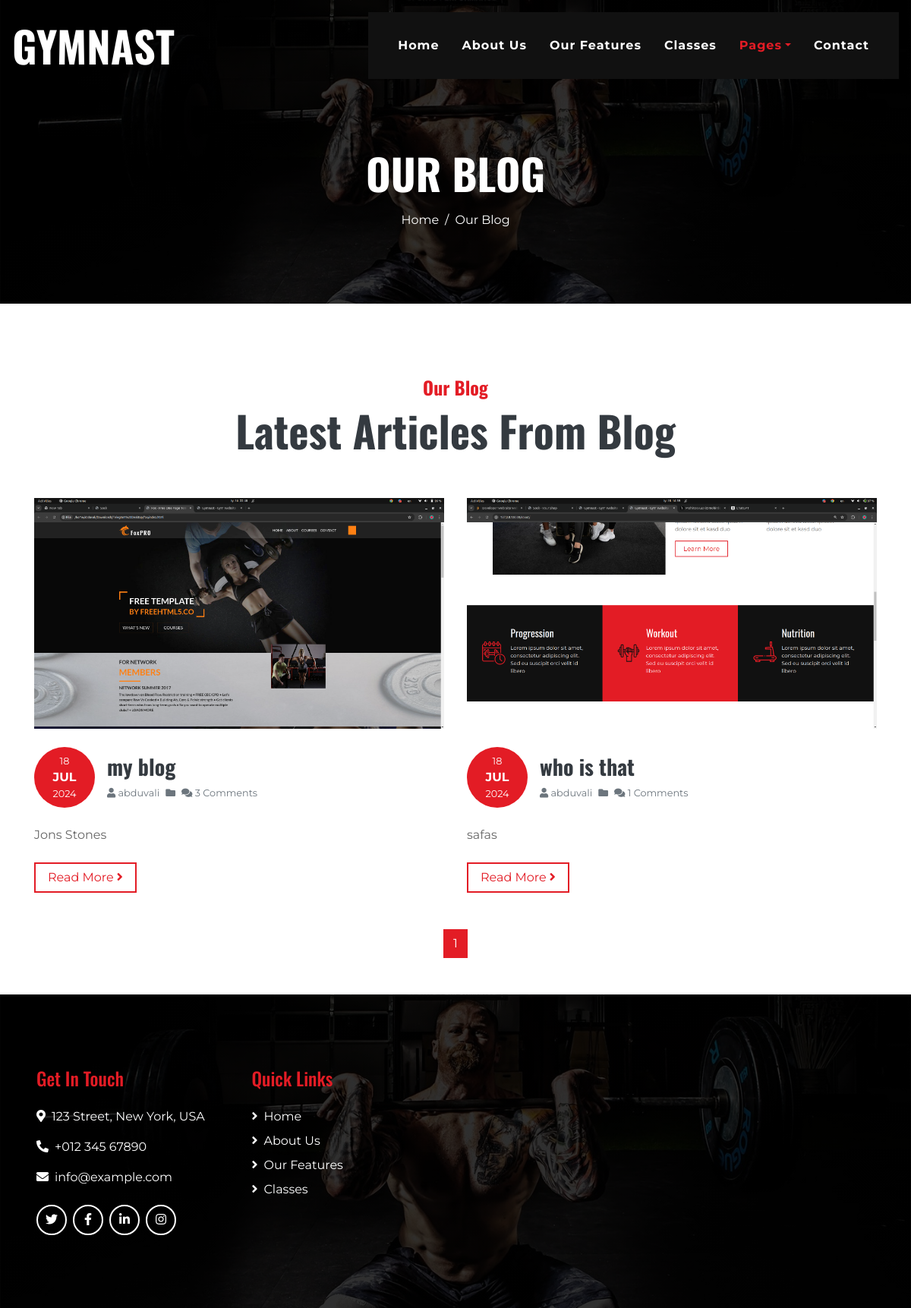
Screenshot of /blog/ with the database file from the repository.
### app/models.py (models this page shows, shortened)
class BlogPost(models.Model):
    title = models.CharField(max_length=200)
    slug = models.SlugField(unique=True, blank=True)
    author = models.ForeignKey(User, on_delete=models.CASCADE)
    content = models.TextField()
    excerpt = models.TextField(max_length=500, blank=True)
    image = models.ImageField(upload_to='blog_images/', blank=True, null=True)
    created_at = models.DateTimeField(auto_now_add=True)
    updated_at = models.DateTimeField(auto_now=True)
    class Meta:
        ordering = ['-created_at']

### app/views.py (the view)
# urls.py: path('blog/', blog, name='blog'),
def blog(request):
    posts = BlogPost.objects.all()
    paginator = Paginator(posts, 6)  # Show 6 blog posts per page.
    page = request.GET.get('page')
    paginated_posts = paginator.get_page(page)
    context = {
        'posts': paginated_posts,
    }
    return render(request, 'blog.html', context)

### templates/blog.html (shortened to what this page needs)
<!DOCTYPE html>
<html lang="en">
{% load static %}
<head>
    <link href="https://cdnjs.cloudflare.com/ajax/libs/font-awesome/5.10.0/css/all.min.css" rel="stylesheet">
    <link href="{% static 'lib/flaticon/font/flaticon.css' %}" rel="stylesheet">
    <link href="{% static 'css/style.min.css' %}" rel="stylesheet">
</head>
<body class="bg-white">
    <div class="container-fluid p-0 nav-bar">
        <nav class="navbar navbar-expand-lg bg-none navbar-dark py-3">
            <a href="{% url 'index' %}" class="navbar-brand">
                <h1 class="m-0 display-4 font-weight-bold text-uppercase text-white">Gymnast</h1>
            </a>
            <div class="collapse navbar-collapse justify-content-between" id="navbarCollapse">
                <div class="navbar-nav ml-auto p-4 bg-secondary">
                    <a href="{% url 'index' %}" class="nav-item nav-link">Home</a>
                    <a href="{% url 'about' %}" class="nav-item nav-link">About Us</a>
                    <a href="{% url 'feature' %}" class="nav-item nav-link">Our Features</a>
                    <a href="{% url 'class' %}" class="nav-item nav-link">Classes</a>
                    <div class="nav-item dropdown">
                        <a href="#" class="nav-link dropdown-toggle active" data-toggle="dropdown">Pages</a>
                    </div>
                    <a href="{% url 'contact' %}" class="nav-item nav-link">Contact</a>
                </div>
            </div>
        </nav>
    </div>
    <div class="container-fluid page-header mb-5">
        <div class="d-flex flex-column align-items-center justify-content-center pt-0 pt-lg-5" style="min-height: 400px">
            <h4 class="display-4 mb-3 mt-0 mt-lg-5 text-white text-uppercase font-weight-bold">Our Blog</h4>
            <div class="d-inline-flex">
                <p class="m-0 text-white"><a class="text-white" href="{% url 'index' %}">Home</a></p>
                <p class="m-0 text-white px-2">/</p>
                <p class="m-0 text-white">Our Blog</p>
            </div>
        </div>
    </div>
    <div class="container pt-5">
        <div class="d-flex flex-column text-center mb-5">
            <h4 class="text-primary font-weight-bold">Our Blog</h4>
            <h4 class="display-4 font-weight-bold">Latest Articles From Blog</h4>
        </div>
        <div class="row">
            {% for post in posts %}
            <div class="col-lg-6 mb-5 blog-item">
                <img class="img-fluid mb-4" src="{{ post.image.url }}" alt="Image">
                <div class="d-flex align-items-center mb-4">
                    <div class="d-flex flex-column align-items-center justify-content-center rounded-circle bg-primary text-white" style="width: 80px; height: 80px;">
                        <small>{{ post.created_at|date:"d" }}</small>
                        <strong class="text-uppercase m-0 text-white">{{ post.created_at|date:"M" }}</strong>
                        <small>{{ post.created_at|date:"Y" }}</small>
                    </div>
                    <div class="pl-3">
                        <h3 class="font-weight-bold">{{ post.title }}</h3>
                        <div class="d-flex">
                            <small class="mr-2 text-muted"><i class="fa fa-user"></i> {{ post.author }}</small>
                            <small class="mr-2 text-muted"><i class="fa fa-folder"></i> {{ post.category }}</small>
                            <small class="mr-2 text-muted"><i class="fa fa-comments"></i> {{ post.comments.count }} Comments</small>
                        </div>
                    </div>
                </div>
                <p>{{ post.excerpt }}</p>
                <a class="btn btn-outline-primary mt-2 px-3" href="{% url 'single' post.slug %}">Read More <i class="fa fa-angle-right"></i></a>
            </div>
            {% endfor %}
        </div>
        <div class="col-lg-12">
            <nav aria-label="Page navigation">
                <ul class="pagination justify-content-center mb-4">
                    {% for num in posts.paginator.page_range %}
                    {% if posts.number == num %}
                    <li class="page-item active"><a class="page-link" href="#">{{ num }}</a></li>
                    {% elif num > posts.number|add:'-3' and num < posts.number|add:'3' %}
                    <li class="page-item"><a class="page-link" href="?page={{ num }}">{{ num }}</a></li>
                    {% endif %}
                    {% endfor %}
                </ul>
            </nav>
        </div>
    </div>
    <div class="footer container-fluid mt-5 py-5 px-sm-3 px-md-5 text-white">
        <div class="row pt-5">
            <div class="col-lg-3 col-md-6 mb-5">
                <h4 class="text-primary mb-4">Get In Touch</h4>
                <p><i class="fa fa-map-marker-alt mr-2"></i>123 Street, New York, USA</p>
                <p><i class="fa fa-phone-alt mr-2"></i>+012 345 67890</p>
                <p><i class="fa fa-envelope mr-2"></i>info@example.com</p>
                <div class="d-flex justify-content-start mt-4">
                    <a class="btn btn-outline-light rounded-circle text-center mr-2 px-0" style="width: 40px; height: 40px;" href="#"><i class="fab fa-twitter"></i></a>
                    <a class="btn btn-outline-light rounded-circle text-center mr-2 px-0" style="width: 40px; height: 40px;" href="#"><i class="fab fa-facebook-f"></i></a>
                    <a class="btn btn-outline-light rounded-circle text-center mr-2 px-0" style="width: 40px; height: 40px;" href="#"><i class="fab fa-linkedin-in"></i></a>
                    <a class="btn btn-outline-light rounded-circle text-center mr-2 px-0" style="width: 40px; height: 40px;" href="#"><i class="fab fa-instagram"></i></a>
                </div>
            </div>
            <div class="col-lg-3 col-md-6 mb-5">
                <h4 class="text-primary mb-4">Quick Links</h4>
                <div class="d-flex flex-column justify-content-start">
                    <a class="text-white mb-2" href="#"><i class="fa fa-angle-right mr-2"></i>Home</a>
                    <a class="text-white mb-2" href="#"><i class="fa fa-angle-right mr-2"></i>About Us</a>
                    <a class="text-white mb-2" href="#"><i class="fa fa-angle-right mr-2"></i>Our Features</a>
                    <a class="text-white mb-2" href="#"><i class="fa fa-angle-right mr-2"></i>Classes

### rows the page displays
BlogPost: image (picture), created_at "18", created_at "JUL", created_at "2024", title "my blog", author "abduvali", comments.count "3", excerpt "Jons Stones"
BlogPost: image (picture), created_at "18", created_at "JUL", created_at "2024", title "who is that", author "abduvali", comments.count "1", excerpt "safas"

### other values shown
{{ num }} "1"
